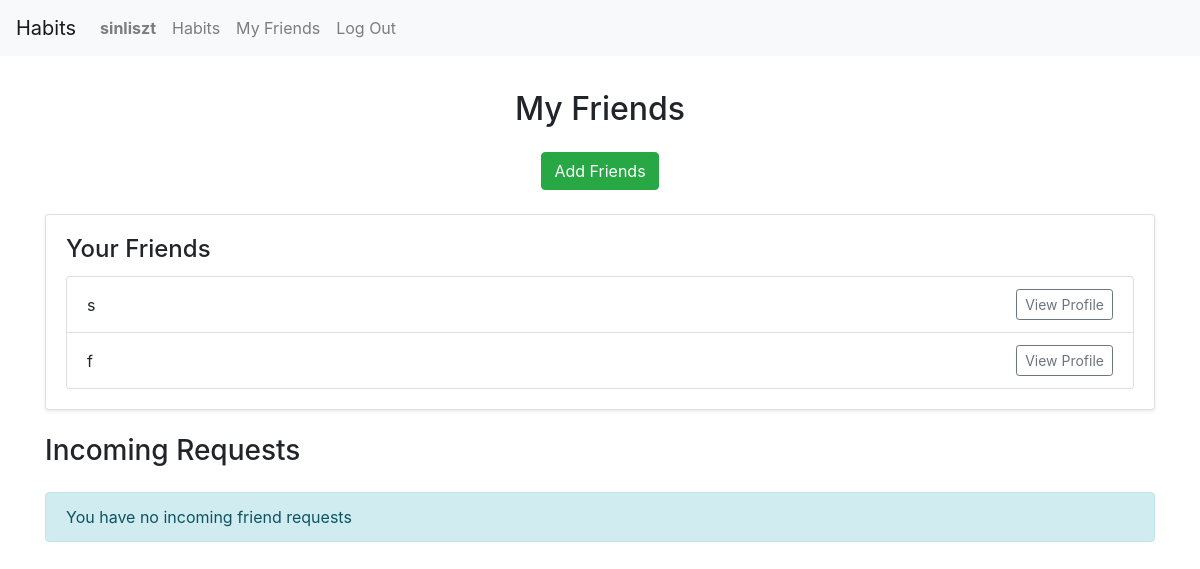
The page /friends/ (signed in) on the database its author committed.
### tracker/models.py (models this page shows)
class User(AbstractUser):
    friends = models.ManyToManyField("self", symmetrical=True, blank=True)

### tracker/views.py (the view)
# urls.py: path("friends/", views.friends_list, name="friends_list"),
@login_required
def friends_list(request):
    user = request.user
    friends = user.friends.all()
    incoming_requests = FriendRequest.objects.filter(to_user=user)
    return render(request, "tracker/friends_list.html", {
        "friends": friends,
        "incoming_requests": incoming_requests,
    })

### tracker/templates/tracker/friends_list.html
{% extends "tracker/layout.html" %}
{% block body %}
    <div class="container mt-4">
        <h2 class="text-center mb-4">My Friends</h2>
        <div class="text-center mb-4">
            <a href="{% url 'search_users' %}">
                <button class="btn btn-success">Add Friends</button>
            </a>
        </div>
        {% if friends %}
            <div class="card shadow-sm mb-4">
                <div class="card-body">
                    <h4 class="card-title">Your Friends</h4>
                    <ul class="list-group">
                        {% for friend in friends%}
                            <li class="list-group-item d-flex justify-content-between align-items-center">
                                {{ friend.username }}
                                <button class="btn btn-outline-secondary btn-sm">View Profile</button>
                            </li>
                        {% endfor %}
                    </ul>
                </div>
            </div>
        {% else %}
            <div class="alert alert-info">
                You have no friends yet.
            </div>
        {% endif %}
        <h3 class="mt-4 mb-4">Incoming Requests</h3>
        {% if incoming_requests%}
            <div class="card shadow-sm">
                <div class="card-body">
                    <ul class="list-group">
                        {% for req in incoming_requests %}
                            <li class="list-group-item d-flex justify-content-between align-items-center">
                                {{ req.from_user.username }}
                                <form action="{% url 'accept_friend_request' req.id %}" method="post" class="d-inline">
                                    {% csrf_token %}
                                    <button type="submit" class="btn btn-primary btn-sm">Accept</button>
                                </form>
                            </li>
                        {% endfor %}
                    </ul>
                </div>
            </div>
        {% else %}
            <div class="alert alert-info">
                You have no incoming friend requests
            </div>
        {% endif %}
    </div>
{% endblock %}

### tracker/templates/tracker/layout.html (shortened to what this page needs)
{% load static %}
<!DOCTYPE html>
<html lang="en">
    <head>
        <link rel="stylesheet" href="https://stackpath.bootstrapcdn.com/bootstrap/4.4.1/css/bootstrap.min.css">
        <link href="{% static 'tracker/styles.css' %}" rel="stylesheet">
    </head>
    <body>
        <nav class="navbar navbar-expand-lg navbar-light bg-light">
            <a class="navbar-brand" href="#">Habits</a>
            <div>
              <ul class="navbar-nav mr-auto">
                {% if user.is_authenticated %}
                    <li class="nav-item">
                        <a class="nav-link" href="#"><strong>{{ user.username }}</strong></a>
                    </li>
                {% endif %}
                <li class="nav-item">
                  <a class="nav-link" href="{% url 'index' %}">Habits</a>
                </li>
                {% if user.is_authenticated %}
                    <li class="nav-item">
                        <a class="nav-link" href="{% url 'friends_list' %}">My Friends</a>
                    </li>
                    <li class="nav-item">
                        <a class="nav-link" href="{% url 'logout' %}">Log Out</a>
                    </li>
                {% endif %}
              </ul>
            </div>
          </nav>
        <div class="body">
            {% block body %}
            {% endblock %}
        </div>
    </body>
</html>

### tracker/static/tracker/styles.css (style rules this page uses)
.body { padding: 10px; }

### rows shown on the page
User: username "sinliszt"
User: username "s"
User: username "f"
